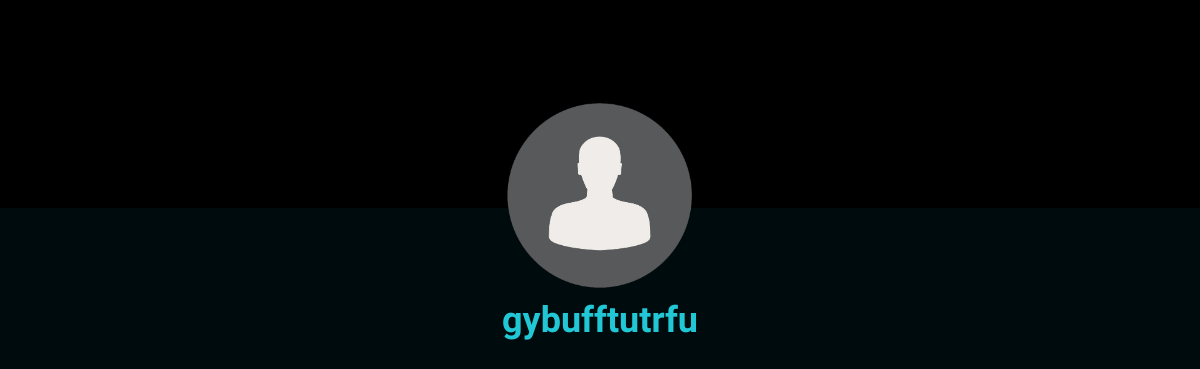
Page /profile/gybufftutrfu/ on the committed database.
### app/models.py (models this page shows, shortened)
class Artists(db.Model):
    id = Column(Integer(), nullable=False, primary_key=True, unique=True)
    artist_id = Column(Text(), nullable=False)
    name = Column(Text(), nullable=False)
    description = Column(Text(), nullable=False, default="")
    profile_name = Column(Text(), nullable=False, default="")
    avatar_url = Column(Text(), nullable=False, default="/static/images/default/Artist.png")
    background_url = Column(Text(), nullable=False, default="https://vk.cc/cfVx4Q")
    views = Column(Integer(), nullable=False, default=0)
    streams = Column(Integer(), nullable=False, default=0)
    listeners = Column(Integer(), nullable=False, default=0)

### app/views.py (the view)
@app.route("/artist/<string:profile_name>")
@app.route("/profile/<string:profile_name>/")
def page_artist_profile(profile_name):
    artist = api.get_artist_by_profile_name(profile_name)
    if artist is None:
        return redirect("/404")
    return render_template("pages/artist_profile.html", artist=artist)

### app/api.py (called while the page is built)
def get_artist_by_profile_name(profile_name):
    return Artists.query.filter_by(profile_name=profile_name).first()

### app/templates/pages/artist_profile.html (shortened to what this page needs)
{% extends './layouts/base.html' %}
{% block content %}
    <div class="profile-header">
        <img class="profile-avatar" src="{{ artist['avatar_url'] }}">
        <h1>{{ artist["name"] }}</h1>
    </div>
{% endblock %}

### app/static/css/Style.css (style rules this page uses)
* { font-family: 'Mukta', sans-serif; overflow-x: hidden; margin: 0; padding: 0; text-align: center; text-decoration: none; list-style: none; }
body { background-color: #000b0d; }
h1 { color: #21c7d5; font-size: 4.5vh; }
.profile-avatar { width: 25vh; border-radius: 2vh; margin-top: -15vh; }

### rows in the picture
Artists: avatar_url (picture), name "gybufftutrfu"
